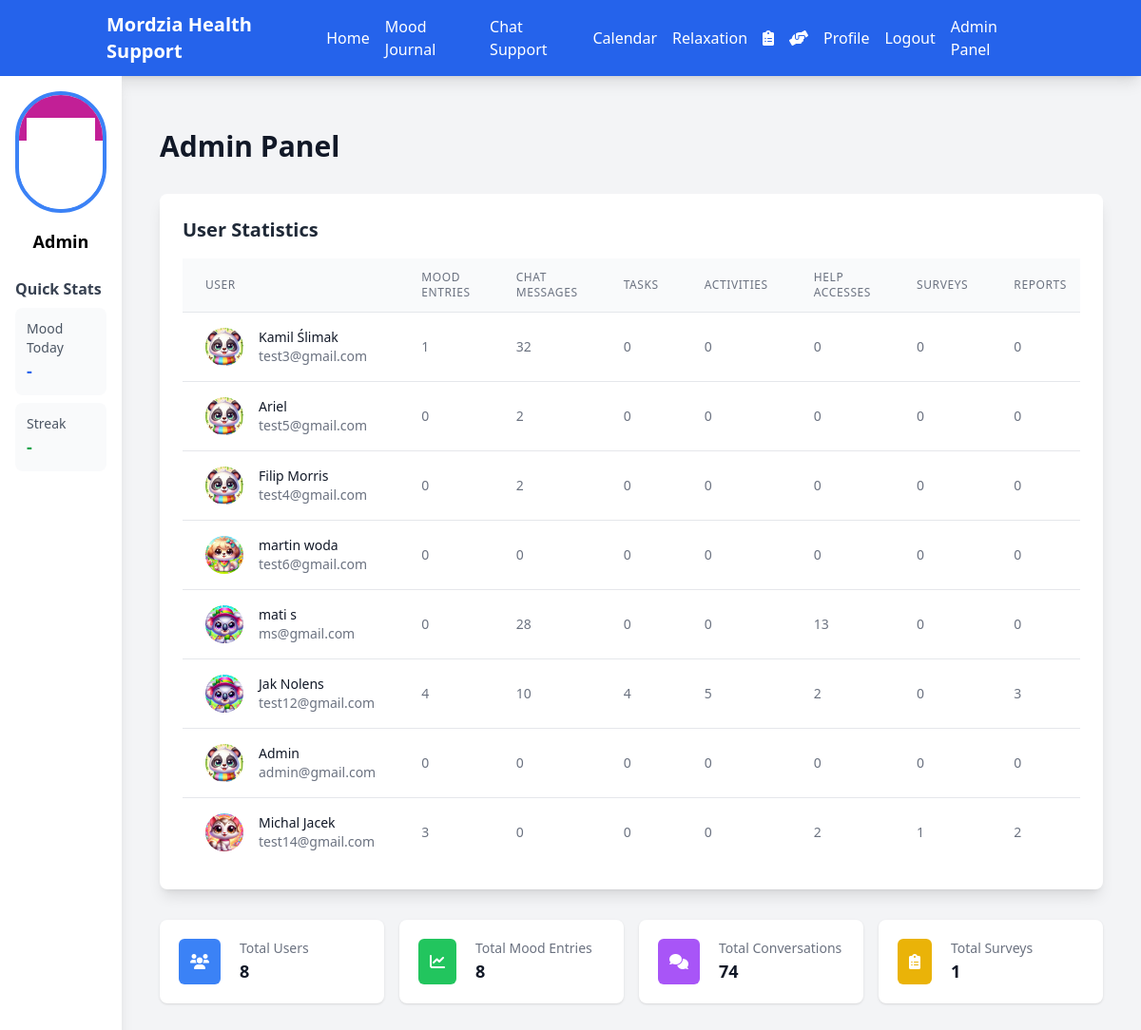
The page /admin (signed in) on the database its author committed.
### app/models.py (models this page shows, shortened)
class User(UserMixin, db.Model):
    id = db.Column(db.Integer, primary_key=True)
    email = db.Column(db.String(120), unique=True, nullable=False)
    password_hash = db.Column(db.String(128))
    name = db.Column(db.String(64), nullable=False)
    created_at = db.Column(db.DateTime, default=datetime.utcnow)
    avatar_id = db.Column(db.Integer, db.ForeignKey('avatar.id'))
    role = db.Column(db.String(10), nullable=False, default='user')  # 'user' or 'admin'
    mood_entries = db.relationship('MoodEntry', backref='user', lazy=True)
    conversations = db.relationship('Conversation', backref='user', lazy=True)
    responses = db.relationship('UserResponse', backref='user', lazy=True)
    tasks = db.relationship('Task', back_populates='user', lazy=True)
    activities = db.relationship('Activity', back_populates='user', lazy=True)
    help_accesses = db.relationship('HelpAccess', backref='user', lazy=True)
    surveys = db.relationship('Survey', backref='user', lazy=True)
    def is_admin(self):
        return self.role == 'admin'

class Avatar(db.Model):
    id = db.Column(db.Integer, primary_key=True)
    filename = db.Column(db.String(255), nullable=False)
    created_at = db.Column(db.DateTime, default=datetime.utcnow)
    users = db.relationship('User', backref='avatar', lazy=True)

### app/routes.py (the view)
@app.route('/admin')
@login_required
@admin_required
def admin_panel():
    users = User.query.all()
    return render_template('admin.html', users=users)

### app/models.py (called while the page is built)
@login_manager.user_loader
def load_user(id):
    return User.query.get(int(id))

### app/templates/admin.html (shortened to what this page needs)
{% extends "base.html" %}
{% block content %}
<div class="container mx-auto px-4 py-8">
    <h1 class="text-3xl font-bold text-gray-900 dark:text-gray-100 mb-8">Admin Panel</h1>
    <div class="bg-white dark:bg-gray-800 rounded-lg shadow-lg overflow-hidden">
        <div class="p-6">
            <h2 class="text-xl font-semibold text-gray-800 dark:text-gray-200 mb-4">User Statistics</h2>
            <div class="overflow-x-auto">
                <table class="min-w-full divide-y divide-gray-200 dark:divide-gray-700">
                    <thead>
                        <tr class="bg-gray-50 dark:bg-gray-900">
                            <th class="px-6 py-3 text-left text-xs font-medium text-gray-500 dark:text-gray-400 uppercase tracking-wider">User</th>
                            <th class="px-6 py-3 text-left text-xs font-medium text-gray-500 dark:text-gray-400 uppercase tracking-wider">Mood Entries</th>
                            <th class="px-6 py-3 text-left text-xs font-medium text-gray-500 dark:text-gray-400 uppercase tracking-wider">Chat Messages</th>
                            <th class="px-6 py-3 text-left text-xs font-medium text-gray-500 dark:text-gray-400 uppercase tracking-wider">Tasks</th>
                            <th class="px-6 py-3 text-left text-xs font-medium text-gray-500 dark:text-gray-400 uppercase tracking-wider">Activities</th>
                            <th class="px-6 py-3 text-left text-xs font-medium text-gray-500 dark:text-gray-400 uppercase tracking-wider">Help Accesses</th>
                            <th class="px-6 py-3 text-left text-xs font-medium text-gray-500 dark:text-gray-400 uppercase tracking-wider">Surveys</th>
                            <th class="px-6 py-3 text-left text-xs font-medium text-gray-500 dark:text-gray-400 uppercase tracking-wider">Reports</th>
                        </tr>
                    </thead>
                    <tbody class="bg-white dark:bg-gray-800 divide-y divide-gray-200 dark:divide-gray-700">
                        {% for user in users %}
                        <tr>
                            <td class="px-6 py-4 whitespace-nowrap">
                                <div class="flex items-center">
                                    <div class="flex-shrink-0 h-10 w-10">
                                        <img class="h-10 w-10 rounded-full"
                                             src="{{ url_for('static', filename='avatars/' + user.avatar.filename) if user.avatar else url_for('static', filename='avatars/default.png') }}"
                                             alt="{{ user.name }}">
                                    </div>
                                    <div class="ml-4">
                                        <div class="text-sm font-medium text-gray-900 dark:text-gray-100">{{ user.name }}</div>
                                        <div class="text-sm text-gray-500 dark:text-gray-400">{{ user.email }}</div>
                                    </div>
                                </div>
                            </td>
                            <td class="px-6 py-4 whitespace-nowrap text-sm text-gray-500 dark:text-gray-400">
                                {{ user.mood_entries|length }}
                            </td>
                            <td class="px-6 py-4 whitespace-nowrap text-sm text-gray-500 dark:text-gray-400">
                                {{ user.conversations|length }}
                            </td>
                            <td class="px-6 py-4 whitespace-nowrap text-sm text-gray-500 dark:text-gray-400">
                                {{ user.tasks|length }}
                            </td>
                            <td class="px-6 py-4 whitespace-nowrap text-sm text-gray-500 dark:text-gray-400">
                                {{ user.activities|length }}
                            </td>
                            <td class="px-6 py-4 whitespace-nowrap text-sm text-gray-500 dark:text-gray-400">
                                {{ user.help_accesses|length }}
                            </td>
                            <td class="px-6 py-4 whitespace-nowrap text-sm text-gray-500 dark:text-gray-400">
                                {{ user.surveys|length }}
                            </td>
                            <td class="px-6 py-4 whitespace-nowrap text-sm text-gray-500 dark:text-gray-400">
                                {{ user.reports|length }}
                            </td>
                        </tr>
                        {% endfor %}
                    </tbody>
                </table>
            </div>
        </div>
    </div>
    <div class="mt-8 grid grid-cols-1 md:grid-cols-2 lg:grid-cols-4 gap-4">
        <div class="bg-white dark:bg-gray-800 overflow-hidden shadow rounded-lg">
            <div class="p-5">
                <div class="flex items-center">
                    <div class="flex-shrink-0 bg-blue-500 rounded-md p-3">
                        <i class="fas fa-users text-white"></i>
                    </div>
                    <div class="ml-5 w-0 flex-1">
                        <dl>
                            <dt class="text-sm font-medium text-gray-500 dark:text-gray-400 truncate">Total Users</dt>
                            <dd class="text-lg font-semibold text-gray-900 dark:text-gray-100">{{ users|length }}</dd>
                        </dl>
                    </div>
                </div>
            </div>
        </div>
        <div class="bg-white dark:bg-gray-800 overflow-hidden shadow rounded-lg">
            <div class="p-5">
                <div class="flex items-center">
                    <div class="flex-shrink-0 bg-green-500 rounded-md p-3">
                        <i class="fas fa-chart-line text-white"></i>
                    </div>
                    <div class="ml-5 w-0 flex-1">
                        <dl>
                            <dt class="text-sm font-medium text-gray-500 dark:text-gray-400 truncate">Total Mood Entries</dt>
                            <dd class="text-lg font-semibold text-gray-900 dark:text-gray-100">
                                {{ users|map(attribute='mood_entries')|map('length')|sum }}
                            </dd>
                        </dl>
                    </div>
                </div>
            </div>
        </div>
        <div class="bg-white dark:bg-gray-800 overflow-hidden shadow rounded-lg">
            <div class="p-5">
                <div class="flex items-center">
                    <div class="flex-shrink-0 bg-purple-500 rounded-md p-3">
                        <i class="fas fa-comments text-white"></i>
                    </div>
                    <div class="ml-5 w-0 flex-1">
                        <dl>
                            <dt class="text-sm font-medium text-gray-500 dark:text-gray-400 truncate">Total Conversations</dt>
                            <dd class="text-lg font-semibold text-gray-900 dark:text-gray-100">
                                {{ users|map(attribute='conversations')|map('length')|sum }}
                            </dd>
                        </dl>
                    </div>
                </div>
            </div>
        </div>
        <div class="bg-white dark:bg-gray-800 overflow-hidden shadow rounded-lg">
            <div class="p-5">
                <div class="flex items-center">
                    <div class="flex-shrink-0 bg-yellow-500 rounded-md p-3">
                        <i class="fas fa-clipboard-list text-white"></i>
                    </div>
                    <div class="ml-5 w-0 flex-1">
                        <dl>
                            <dt class="text-sm font-medium text-gray-500 dark:text-gray-400 truncate">Total Surveys</dt>
                            <dd class="text-lg font-semibold text-gray-900 dark:text-gray-100">
                                {{ users|map(attribute='surveys')|map('length')|sum }}
                            </dd>
                        </dl>
                    </div>
                </div>
            </div>
        </div>
    </div>
</div>
{% endblock %}

### app/templates/base.html (shortened to what this page needs)
<!DOCTYPE html>
<html lang="en">
<head>
    <script src="https://cdn.tailwindcss.com"></script>
    <link rel="stylesheet" href="https://cdnjs.cloudflare.com/ajax/libs/font-awesome/6.0.0/css/all.min.css">
    <link rel="stylesheet" href="{{ url_for('static', filename='css/style.css') }}">
</head>
<body class="bg-gray-100 min-h-screen">
    <nav class="bg-blue-600 text-white shadow-lg">
        <div class="container mx-auto px-6 py-3">
            <div class="flex items-center justify-between">
                <div class="text-xl font-semibold">
                    <a href="{{ url_for('index') }}" class="hover:text-blue-200">Mordzia Health Support</a>
                </div>
                <div class="space-x-4 flex items-center">
                    <a href="{{ url_for('index') }}" class="hover:text-blue-200">Home</a>
                    {% if current_user.is_authenticated %}
                        <a href="{{ url_for('mood_journal') }}" class="hover:text-blue-200">Mood Journal</a>
                        <a href="{{ url_for('chat') }}" class="hover:text-blue-200">Chat Support</a>
                        <a href="{{ url_for('calendar') }}" class="hover:text-blue-200">Calendar</a>
                        <a href="{{ url_for('relaxation') }}" class="hover:text-blue-200">Relaxation</a>
                        <a href="{{ url_for('survey_page') }}" class="hover:text-blue-200 relative group">
                            <i class="fas fa-clipboard-list"></i>
                        </a>
                        <a href="{{ url_for('help_page') }}" class="hover:text-blue-200 relative group">
                            <i class="fas fa-hands-helping"></i>
                        </a>
                        <a href="{{ url_for('profile') }}" class="hover:text-blue-200">Profile</a>
                        <a href="{{ url_for('logout') }}" class="hover:text-blue-200">Logout</a>
                        {% if current_user.is_admin() %}
                        <a href="{{ url_for('admin_panel') }}" class="hover:text-blue-200">Admin Panel</a>
                        {% endif %}
                    {% else %}
                        <a href="{{ url_for('login') }}" class="hover:text-blue-200">Login</a>
                        <a href="{{ url_for('register') }}" class="hover:text-blue-200">Register</a>
                    {% endif %}
                </div>
            </div>
        </div>
    </nav>
    <div class="flex min-h-screen">
        {% if current_user.is_authenticated %}
        <aside class="w-64 bg-white shadow-lg hidden md:block">
            <div class="p-4 space-y-6">
                <div class="text-center">
                    <img id="sidebarAvatar"
                         src="{{ url_for('static', filename='avatars/default.png') }}"
                         alt="User Avatar"
                         class="w-32 h-32 rounded-full mx-auto mb-4 object-cover border-4 border-blue-500">
                    <h3 class="text-lg font-semibold">{{ current_user.name }}</h3>
                </div>
                <div class="space-y-2">
                    <h4 class="font-semibold text-gray-700">Quick Stats</h4>
                    <div class="bg-gray-50 p-3 rounded-lg">
                        <p class="text-sm text-gray-600">Mood Today</p>
                        <p class="text-lg font-semibold text-blue-600" id="todayMood">-</p>
                    </div>
                    <div class="bg-gray-50 p-3 rounded-lg">
                        <p class="text-sm text-gray-600">Streak</p>
                        <p class="text-lg font-semibold text-green-600" id="streak">-</p>
                    </div>
                </div>
            </div>
        </aside>
        {% endif %}
        <main class="flex-1 p-6">
            <div class="container mx-auto">
                {% block content %}{% endblock %}
            </div>
        </main>
    </div>
</body>
</html>

### rows shown on the page
User: name "Admin", filename (picture), email "admin@gmail.com", mood_entries|length "0", conversations|length "0", tasks|length "0", activities|length "0", help_accesses|length "0", surveys|length "0", reports|length "0"
User: filename (picture), name "Kamil Ślimak", email "test3@gmail.com", mood_entries|length "1", conversations|length "32", tasks|length "0", activities|length "0", help_accesses|length "0", surveys|length "0", reports|length "0"
User: filename (picture), name "Ariel", email "test5@gmail.com", mood_entries|length "0", conversations|length "2", tasks|length "0", activities|length "0", help_accesses|length "0", surveys|length "0", reports|length "0"
User: filename (picture), name "Filip Morris", email "test4@gmail.com", mood_entries|length "0", conversations|length "2", tasks|length "0", activities|length "0", help_accesses|length "0", surveys|length "0", reports|length "0"
User: filename (picture), name "martin woda", email "test6@gmail.com", mood_entries|length "0", conversations|length "0", tasks|length "0", activities|length "0", help_accesses|length "0", surveys|length "0", reports|length "0"
User: filename (picture), name "mati s", email "ms@gmail.com", mood_entries|length "0", conversations|length "28", tasks|length "0", activities|length "0", help_accesses|length "13", surveys|length "0", reports|length "0"
User: filename (picture), name "Jak Nolens", email "test12@gmail.com", mood_entries|length "4", conversations|length "10", tasks|length "4", activities|length "5", help_accesses|length "2", surveys|length "0", reports|length "3"
User: filename (picture), name "Michal Jacek", email "test14@gmail.com", mood_entries|length "3", conversations|length "0", tasks|length "0", activities|length "0", help_accesses|length "2", surveys|length "1", reports|length "2"

### other values the page prints
{{ users|length }} "8"
{{ users|map(attribute='mood_entries')|map('length')|sum }} "8"
{{ users|map(attribute='conversations')|map('length')|sum }} "74"
{{ users|map(attribute='surveys')|map('length')|sum }} "1"
